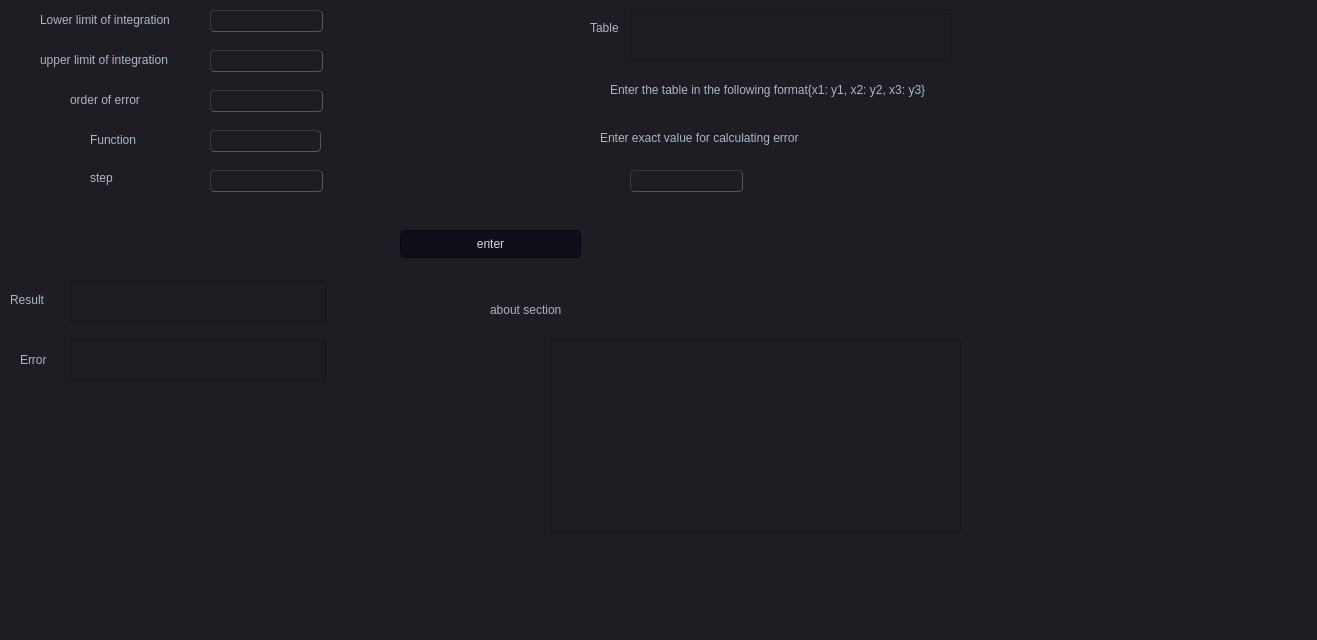
<?xml version="1.0" encoding="UTF-8"?>
<ui version="4.0">
 <class>Widget</class>
 <widget class="QWidget" name="Widget">
  <property name="geometry">
   <rect>
    <x>0</x>
    <y>0</y>
    <width>1317</width>
    <height>640</height>
   </rect>
  </property>
  <property name="windowTitle">
   <string>Romberg</string>
  </property>
  <property name="styleSheet">
   <string notr="true">/*
Material Dark Style Sheet for QT Applications
Author: Jaime A. Quiroga P.
Inspired on https://github.com/jxfwinter/qt-material-stylesheet
Company: GTRONICK
Last updated: 04/12/2018, 15:00.
Available at: https://github.com/GTRONICK/QSS/blob/master/MaterialDark.qss
*/
QWidget {
	background-color:#1e1d23;
}
QDialog {
	background-color:#1e1d23;
}
QColorDialog {
	background-color:#1e1d23;
}
QTextEdit {
	background-color:#1e1d23;
	color: #a9b7c6;
}
QPlainTextEdit {
	selection-background-color:#007b50;
	background-color:#1e1d23;
	border-style: solid;
	border-top-color: transparent;
	border-right-color: transparent;
	border-left-color: transparent;
	border-bottom-color: transparent;
	border-width: 1px;
	color: #a9b7c6;
}

QToolButton {
	border-style: solid;
	border-top-color: transparent;
	border-right-color: transparent;
	border-left-color: transparent;
	border-bottom-color: #04b97f;
	border-bottom-width: 1px;
	border-style: solid;
	color: #a9b7c6;
	padding: 2px;
	background-color: #1e1d23;
}
QToolButton:hover{
	border-style: solid;
	border-top-color: transparent;
	border-right-color: transparent;
	border-left-color: transparent;
	border-bottom-color: #37efba;
	border-bottom-width: 2px;
	border-style: solid;
	color: #FFFFFF;
	padding-bottom: 1px;
	background-color: #1e1d23;
}

QLineEdit {
	border-width: 1px; border-radius: 4px;
	border-color: rgb(58, 58, 58);
	border-style: inset;
	padding: 0 8px;
	color: #a9b7c6;
	background:#1e1d23;
	selection-background-color:#007b50;
	selection-color: #FFFFFF;
}
QLabel {
	color: #a9b7c6;
}
QLCDNumber {
	color: #37e6b4;
}
QProgressBar {
	text-align: center;
	color: rgb(240, 240, 240);
	border-width: 1px;
	border-radius: 10px;
	border-color: rgb(58, 58, 58);
	border-style: inset;
	background-color:#1e1d23;
}
QProgressBar::chunk {
	background-color: #04b97f;
	border-radius: 5px;
}
QMenuBar {
	background-color: #1e1d23;
}
QMenuBar::item {
	color: #a9b7c6;
  	spacing: 3px;
  	padding: 1px 4px;
  	background: #1e1d23;
}

QMenuBar::item:selected {
  	background:#1e1d23;
	color: #FFFFFF;
}
QMenu::item:selected {
	border-style: solid;
	border-top-color: transparent;
	border-right-color: transparent;
	border-left-color: #04b97f;
	border-bottom-color: transparent;
	border-left-width: 2px;
	color: #FFFFFF;
	padding-left:15px;
	padding-top:4px;
	padding-bottom:4px;
	padding-right:7px;
	background-color: #1e1d23;
}
QMenu::item {
	border-style: solid;
	border-top-color: transparent;
	border-right-color: transparent;
	border-left-color: transparent;
	border-bottom-color: transparent;
	border-bottom-width: 1px;
	border-style: solid;
	color: #a9b7c6;
	padding-left:17px;
	padding-top:4px;
	padding-bottom:4px;
	padding-right:7px;
	background-color: #1e1d23;
}
QMenu{
	background-color:#1e1d23;
}
QTabWidget {
	color:rgb(0,0,0);
	background-color:#1e1d23;
}
QTabWidget::pane {
		border-color: rgb(77,77,77);
		background-color:#1e1d23;
		border-style: solid;
		border-width: 1px;
    	border-radius: 6px;
}
QTabBar::tab {
	border-style: solid;
	border-top-color: transparent;
	border-right-color: transparent;
	border-left-color: transparent;
	border-bottom-color: transparent;
	border-bottom-width: 1px;
	border-style: solid;
	color: #808086;
	padding: 3px;
	margin-left:3px;
	background-color: #1e1d23;
}
QTabBar::tab:selected, QTabBar::tab:last:selected, QTabBar::tab:hover {
  	border-style: solid;
	border-top-color: transparent;
	border-right-color: transparent;
	border-left-color: transparent;
	border-bottom-color: #04b97f;
	border-bottom-width: 2px;
	border-style: solid;
	color: #FFFFFF;
	padding-left: 3px;
	padding-bottom: 2px;
	margin-left:3px;
	background-color: #1e1d23;
}

QCheckBox {
	color: #a9b7c6;
	padding: 2px;
}
QCheckBox:disabled {
	color: #808086;
	padding: 2px;
}

QCheckBox:hover {
	border-radius:4px;
	border-style:solid;
	padding-left: 1px;
	padding-right: 1px;
	padding-bottom: 1px;
	padding-top: 1px;
	border-width:1px;
	border-color: rgb(87, 97, 106);
	background-color:#1e1d23;
}
QCheckBox::indicator:checked {

	height: 10px;
	width: 10px;
	border-style:solid;
	border-width: 1px;
	border-color: #04b97f;
	color: #a9b7c6;
	background-color: #04b97f;
}
QCheckBox::indicator:unchecked {

	height: 10px;
	width: 10px;
	border-style:solid;
	border-width: 1px;
	border-color: #04b97f;
	color: #a9b7c6;
	background-color: transparent;
}
QRadioButton {
	color: #a9b7c6;
	background-color: #1e1d23;
	padding: 1px;
}
QRadioButton::indicator:checked {
	height: 10px;
	width: 10px;
	border-style:solid;
	border-radius:5px;
	border-width: 1px;
	border-color: #04b97f;
	color: #a9b7c6;
	background-color: #04b97f;
}
QRadioButton::indicator:!checked {
	height: 10px;
	width: 10px;
	border-style:solid;
	border-radius:5px;
	border-width: 1px;
	border-color: #04b97f;
	color: #a9b7c6;
	background-color: transparent;
}
QStatusBar {
	color:#027f7f;
}
QSpinBox {
	color: #a9b7c6;
	background-color: #1e1d23;
}
QDoubleSpinBox {
	color: #a9b7c6;
	background-color: #1e1d23;
}
QTimeEdit {
	color: #a9b7c6;
	background-color: #1e1d23;
}
QDateTimeEdit {
	color: #a9b7c6;
	background-color: #1e1d23;
}
QDateEdit {
	color: #a9b7c6;
	background-color: #1e1d23;
}
QComboBox {
	color: #a9b7c6;
	background: #1e1d23;
}
QComboBox:editable {
	background: #1e1d23;
	color: #a9b7c6;
	selection-background-color: #1e1d23;
}
QComboBox QAbstractItemView {
	color: #a9b7c6;
	background: #1e1d23;
	selection-color: #FFFFFF;
	selection-background-color: #1e1d23;
}
QComboBox:!editable:on, QComboBox::drop-down:editable:on {
	color: #a9b7c6;
	background: #1e1d23;
}
QFontComboBox {
	color: #a9b7c6;
	background-color: #1e1d23;
}
QToolBox {
	color: #a9b7c6;
	background-color: #1e1d23;
}
QToolBox::tab {
	color: #a9b7c6;
	background-color: #1e1d23;
}
QToolBox::tab:selected {
	color: #FFFFFF;
	background-color: #1e1d23;
}
QScrollArea {
	color: #FFFFFF;
	background-color: #1e1d23;
}
QSlider::groove:horizontal {
	height: 5px;
	background: #04b97f;
}
QSlider::groove:vertical {
	width: 5px;
	background: #04b97f;
}
QSlider::handle:horizontal {
	background: qlineargradient(x1:0, y1:0, x2:1, y2:1, stop:0 #b4b4b4, stop:1 #8f8f8f);
	border: 1px solid #5c5c5c;
	width: 14px;
	margin: -5px 0;
	border-radius: 7px;
}
QSlider::handle:vertical {
	background: qlineargradient(x1:1, y1:1, x2:0, y2:0, stop:0 #b4b4b4, stop:1 #8f8f8f);
	border: 1px solid #5c5c5c;
	height: 14px;
	margin: 0 -5px;
	border-radius: 7px;
}
QSlider::add-page:horizontal {
    background: white;
}
QSlider::add-page:vertical {
    background: white;
}
QSlider::sub-page:horizontal {
    background: #04b97f;
}
QSlider::sub-page:vertical {
    background: #04b97f;
}
/*split*/
QPushButton{
	border-style: solid;
	border-color: #050a0e;
	border-width: 1px;
	border-radius: 5px;
	color: #d3dae3;
	padding: 2px;
	background-color: #100E19;
}
QPushButton::default{
	border-style: solid;
	border-color: #050a0e;
	border-width: 1px;
	border-radius: 5px;
	color: #FFFFFF;
	padding: 2px;
	background-color: #151a1e;
}
QPushButton:hover{
	border-style: solid;
	border-top-color: qlineargradient(spread:pad, x1:0, y1:1, x2:1, y2:1, stop:0 #C0DB50, stop:0.4 #C0DB50, stop:0.5 #100E19, stop:1 #100E19);
    border-bottom-color: qlineargradient(spread:pad, x1:0, y1:1, x2:1, y2:1, stop:0 #100E19, stop:0.5 #100E19, stop:0.6 #C0DB50, stop:1 #C0DB50);
    border-left-color: qlineargradient(spread:pad, x1:0, y1:0, x2:0, y2:1, stop:0 #C0DB50, stop:0.3 #C0DB50, stop:0.7 #100E19, stop:1 #100E19);
    border-right-color: qlineargradient(spread:pad, x1:0, y1:1, x2:0, y2:0, stop:0 #C0DB50, stop:0.3 #C0DB50, stop:0.7 #100E19, stop:1 #100E19);
	border-width: 2px;
    border-radius: 1px;
	color: #d3dae3;
	padding: 2px;
}
QPushButton:pressed{
	border-style: solid;
	border-top-color: qlineargradient(spread:pad, x1:0, y1:1, x2:1, y2:1, stop:0 #d33af1, stop:0.4 #d33af1, stop:0.5 #100E19, stop:1 #100E19);
    border-bottom-color: qlineargradient(spread:pad, x1:0, y1:1, x2:1, y2:1, stop:0 #100E19, stop:0.5 #100E19, stop:0.6 #d33af1, stop:1 #d33af1);
    border-left-color: qlineargradient(spread:pad, x1:0, y1:0, x2:0, y2:1, stop:0 #d33af1, stop:0.3 #d33af1, stop:0.7 #100E19, stop:1 #100E19);
    border-right-color: qlineargradient(spread:pad, x1:0, y1:1, x2:0, y2:0, stop:0 #d33af1, stop:0.3 #d33af1, stop:0.7 #100E19, stop:1 #100E19);
	border-width: 2px;
    border-radius: 1px;
	color: #d3dae3;
	padding: 2px;
}

QStackedWidget {
    background-color: #1e1d23;
    border: 1px solid rgb(77, 77, 77);
    border-radius: 6px;
}

QStackedWidget {
    background-color: #1e1d23;
    border: 1px solid rgb(77, 77, 77);
    border-radius: 6px;
}

QStackedWidget::widget {
    padding: 6px;
}

QStackedWidget::widget:selected {
    background-color: #1e1d23;
    border-bottom: 2px solid #04b97f;
}

QStackedWidget::widget:hover {
    border-bottom: 1px solid #04b97f;
}
</string>
  </property>
  <widget class="QLabel" name="label">
   <property name="geometry">
    <rect>
     <x>40</x>
     <y>10</y>
     <width>181</width>
     <height>20</height>
    </rect>
   </property>
   <property name="text">
    <string>Lower limit of integration</string>
   </property>
  </widget>
  <widget class="QLabel" name="label_2">
   <property name="geometry">
    <rect>
     <x>40</x>
     <y>50</y>
     <width>171</width>
     <height>20</height>
    </rect>
   </property>
   <property name="text">
    <string>upper limit of integration</string>
   </property>
  </widget>
  <widget class="QLabel" name="label_3">
   <property name="geometry">
    <rect>
     <x>70</x>
     <y>90</y>
     <width>121</width>
     <height>20</height>
    </rect>
   </property>
   <property name="text">
    <string>order of error</string>
   </property>
  </widget>
  <widget class="QLabel" name="label_4">
   <property name="geometry">
    <rect>
     <x>90</x>
     <y>130</y>
     <width>63</width>
     <height>20</height>
    </rect>
   </property>
   <property name="text">
    <string>Function</string>
   </property>
  </widget>
  <widget class="QLabel" name="label_5">
   <property name="geometry">
    <rect>
     <x>10</x>
     <y>290</y>
     <width>63</width>
     <height>20</height>
    </rect>
   </property>
   <property name="text">
    <string>Result</string>
   </property>
  </widget>
  <widget class="QLabel" name="label_6">
   <property name="geometry">
    <rect>
     <x>20</x>
     <y>350</y>
     <width>63</width>
     <height>20</height>
    </rect>
   </property>
   <property name="text">
    <string>Error</string>
   </property>
  </widget>
  <widget class="QLineEdit" name="lineEdit">
   <property name="geometry">
    <rect>
     <x>210</x>
     <y>10</y>
     <width>113</width>
     <height>22</height>
    </rect>
   </property>
  </widget>
  <widget class="QLineEdit" name="lineEdit_2">
   <property name="geometry">
    <rect>
     <x>210</x>
     <y>50</y>
     <width>113</width>
     <height>22</height>
    </rect>
   </property>
  </widget>
  <widget class="QLineEdit" name="lineEdit_3">
   <property name="geometry">
    <rect>
     <x>210</x>
     <y>90</y>
     <width>113</width>
     <height>22</height>
    </rect>
   </property>
  </widget>
  <widget class="QLineEdit" name="lineEdit_4">
   <property name="geometry">
    <rect>
     <x>210</x>
     <y>130</y>
     <width>111</width>
     <height>22</height>
    </rect>
   </property>
  </widget>
  <widget class="QTextBrowser" name="textBrowser">
   <property name="geometry">
    <rect>
     <x>70</x>
     <y>280</y>
     <width>256</width>
     <height>41</height>
    </rect>
   </property>
  </widget>
  <widget class="QTextBrowser" name="textBrowser_2">
   <property name="geometry">
    <rect>
     <x>70</x>
     <y>340</y>
     <width>256</width>
     <height>41</height>
    </rect>
   </property>
  </widget>
  <widget class="QPushButton" name="ok">
   <property name="geometry">
    <rect>
     <x>400</x>
     <y>230</y>
     <width>181</width>
     <height>28</height>
    </rect>
   </property>
   <property name="text">
    <string>enter</string>
   </property>
  </widget>
  <widget class="QLabel" name="label_8">
   <property name="geometry">
    <rect>
     <x>490</x>
     <y>300</y>
     <width>101</width>
     <height>20</height>
    </rect>
   </property>
   <property name="text">
    <string>about section</string>
   </property>
  </widget>
  <widget class="QTextBrowser" name="textBrowser_3">
   <property name="geometry">
    <rect>
     <x>550</x>
     <y>340</y>
     <width>411</width>
     <height>192</height>
    </rect>
   </property>
  </widget>
  <widget class="QLabel" name="label_9">
   <property name="geometry">
    <rect>
     <x>90</x>
     <y>170</y>
     <width>55</width>
     <height>16</height>
    </rect>
   </property>
   <property name="text">
    <string>step</string>
   </property>
  </widget>
  <widget class="QLineEdit" name="lineEdit_5">
   <property name="geometry">
    <rect>
     <x>210</x>
     <y>170</y>
     <width>113</width>
     <height>22</height>
    </rect>
   </property>
  </widget>
  <widget class="QLabel" name="label_10">
   <property name="geometry">
    <rect>
     <x>590</x>
     <y>20</y>
     <width>55</width>
     <height>16</height>
    </rect>
   </property>
   <property name="text">
    <string>Table</string>
   </property>
  </widget>
  <widget class="QLabel" name="label_11">
   <property name="geometry">
    <rect>
     <x>610</x>
     <y>80</y>
     <width>371</width>
     <height>20</height>
    </rect>
   </property>
   <property name="text">
    <string>Enter the table in the following format{x1: y1, x2: y2, x3: y3}</string>
   </property>
  </widget>
  <widget class="QTextEdit" name="textEdit">
   <property name="geometry">
    <rect>
     <x>630</x>
     <y>10</y>
     <width>321</width>
     <height>51</height>
    </rect>
   </property>
  </widget>
  <widget class="QLabel" name="label_7">
   <property name="geometry">
    <rect>
     <x>600</x>
     <y>130</y>
     <width>221</width>
     <height>16</height>
    </rect>
   </property>
   <property name="text">
    <string>Enter exact value for calculating error</string>
   </property>
  </widget>
  <widget class="QLineEdit" name="lineEdit_6">
   <property name="geometry">
    <rect>
     <x>630</x>
     <y>170</y>
     <width>113</width>
     <height>22</height>
    </rect>
   </property>
  </widget>
 </widget>
 <resources/>
 <connections/>
</ui>
